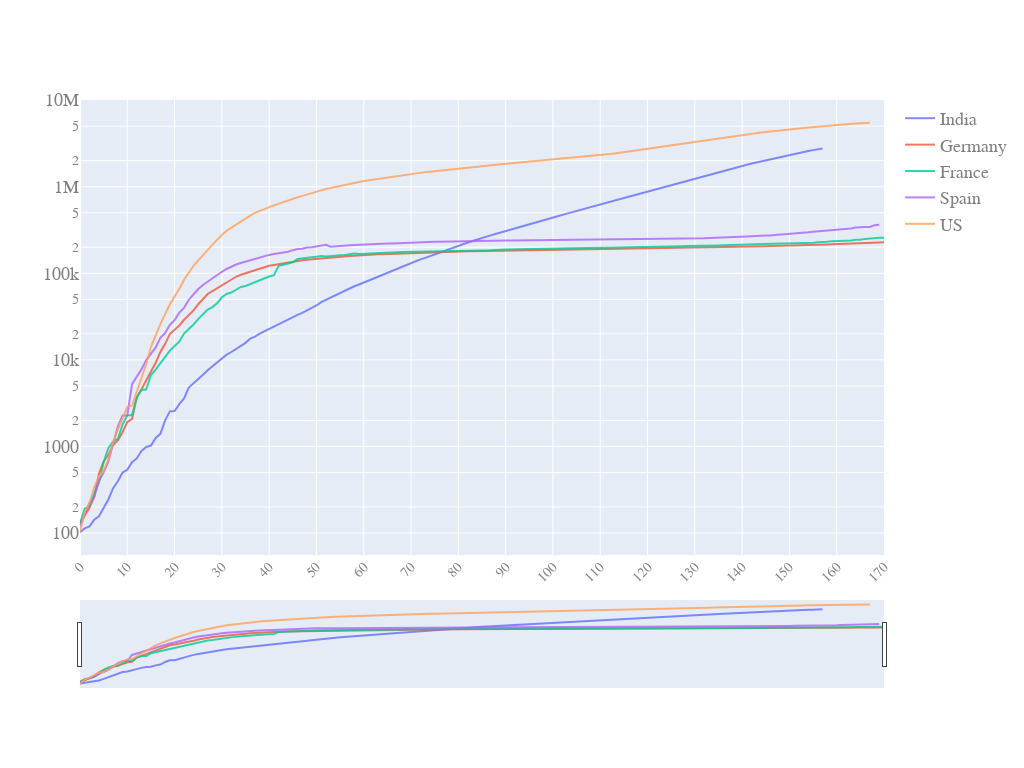

Notebook cell for this chart:
### Code cell
quick_plot(df_analyse.date,
           df_analyse.iloc[:,4:-1],
           y_scale='log',
           slider=True)

### Figure 1 — Plotly figure (JSON) as saved in the notebook; plotly's stock layout.template omitted (floating-point values rounded to 4 significant figures; data arrays with more than 128 entries replaced by an {"elided": "..."} marker saying what was removed)
{"data": [{"name": "India", "opacity": 0.8, "type": "scatter", "x": {"elided": "171 int values"}, "y": {"elided": "171 int values"}}, {"name": "Germany", "opacity": 0.8, "type": "scatter", "x": {"elided": "171 int values"}, "y": {"elided": "171 int values"}}, {"name": "France", "opacity": 0.8, "type": "scatter", "x": {"elided": "171 int values"}, "y": {"elided": "171 int values"}}, {"name": "Spain", "opacity": 0.8, "type": "scatter", "x": {"elided": "171 int values"}, "y": {"elided": "171 int values"}}, {"name": "US", "opacity": 0.8, "type": "scatter", "x": {"elided": "171 int values"}, "y": {"elided": "171 int values"}}], "layout": {"autosize": true, "font": {"color": "#7f7f7f", "family": "PT Sans, monospace", "size": 18}, "height": 768, "width": 1024, "xaxis": {"nticks": 20, "rangeslider": {"visible": true}, "tickangle": -45, "tickfont": {"color": "#7f7f7f", "size": 14}}, "yaxis": {"type": "log"}}}
